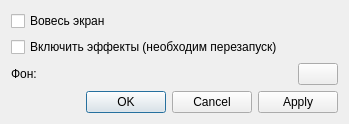
<?xml version="1.0" encoding="UTF-8"?>
<ui version="4.0">
 <class>SettingsDialog</class>
 <widget class="QDialog" name="SettingsDialog">
  <property name="geometry">
   <rect>
    <x>0</x>
    <y>0</y>
    <width>349</width>
    <height>120</height>
   </rect>
  </property>
  <property name="windowTitle">
   <string>Настройки</string>
  </property>
  <layout class="QVBoxLayout" name="verticalLayout">
   <item>
    <widget class="QCheckBox" name="mFullScreenCheckBox">
     <property name="text">
      <string>Вовесь экран</string>
     </property>
    </widget>
   </item>
   <item>
    <widget class="QCheckBox" name="mEffectsCheckBox">
     <property name="text">
      <string>Включить эффекты (необходим перезапуск)</string>
     </property>
    </widget>
   </item>
   <item>
    <layout class="QGridLayout" name="gridLayout">
     <item row="0" column="0">
      <widget class="QLabel" name="label">
       <property name="sizePolicy">
        <sizepolicy hsizetype="Preferred" vsizetype="Preferred">
         <horstretch>0</horstretch>
         <verstretch>0</verstretch>
        </sizepolicy>
       </property>
       <property name="text">
        <string>Фон:</string>
       </property>
      </widget>
     </item>
     <item row="0" column="2">
      <widget class="SAColorButton" name="mSceneBackgroundPushButton">
       <property name="text">
        <string/>
       </property>
      </widget>
     </item>
     <item row="0" column="1">
      <spacer name="horizontalSpacer">
       <property name="orientation">
        <enum>Qt::Horizontal</enum>
       </property>
       <property name="sizeHint" stdset="0">
        <size>
         <width>40</width>
         <height>20</height>
        </size>
       </property>
      </spacer>
     </item>
    </layout>
   </item>
   <item>
    <widget class="QDialogButtonBox" name="buttonBox">
     <property name="standardButtons">
      <set>QDialogButtonBox::Apply|QDialogButtonBox::Cancel|QDialogButtonBox::Ok</set>
     </property>
    </widget>
   </item>
  </layout>
 </widget>
 <customwidgets>
  <customwidget>
   <class>SAColorButton</class>
   <extends>QPushButton</extends>
   <header location="global">sacolorbutton.h</header>
  </customwidget>
 </customwidgets>
 <resources/>
 <connections/>
</ui>
